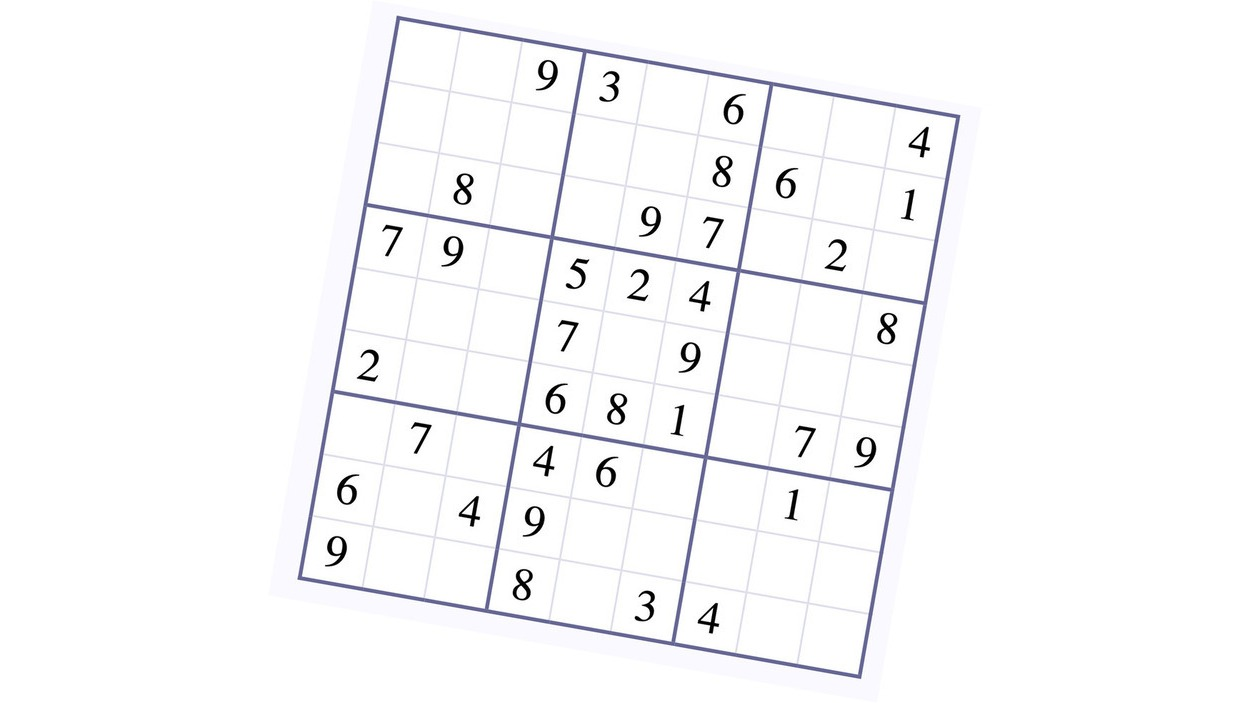
#> input picture resources/sudoku720p.jpg, 1250 x 703 px
$ python -i extract_sudoku.py   (imports and definitions only)
#> lines starting #> are read from the running program, lines starting #| are printed output that depends on the picture; after the words box and inside, x2 and y2 are one past the last pixel; in counts of white or black regions, pixels touching at a corner belong together
import cv2
import numpy as np
from scipy.fft import dst

def find_contours(img):
    edges = cv2.Canny(img, 100, 200)
    contours, _ = cv2.findContours(edges.copy(), cv2.RETR_LIST, cv2.CHAIN_APPROX_NONE)
    return contours

def find_corners(contour):
    epsilon = cv2.arcLength(contour, True)*0.04
    approx = cv2.approxPolyDP(contour, epsilon, True)
    coords = np.squeeze(approx)
    if len(coords) != 4:
        raise Exception("Not a quadrilateral!")
    return coords


def find_sudoku_contour(contours, thresh_area, thresh_ratio):
    for contour in contours:
        (_,_),(w,h), _ = cv2.minAreaRect(contour)
        # 3 heuristics to check contour is sudoku
        # 1. has to cover 1/3 of the screen
        # 2. has to be a quadrilateral
        # 3. has to be somewhat close to a square
        if w*h < thresh_area:
            continue
        try:
            coords = find_corners(contour)
        except:
            continue
        if abs((w-h)/h) > thresh_ratio:
            continue
        # if passes heuristic, contour is sudoku
        return contour
    raise Exception("Sudoku not in contours.")


# order: top_left, top_right, bottom_left, bottom_right
# also the order for dest_points in getPerspectiveTransform()
def sort_points(coords):
    sorted_by_y = sorted(coords, key=lambda x:x[1])
    sorted_top_by_x = sorted(sorted_by_y[2:], key=lambda x:x[0])
    rev_sorted_bottom_by_x = sorted(sorted_by_y[:2], key=lambda x:x[0], reverse=True)
    sorted_points = np.concatenate((sorted_top_by_x, rev_sorted_bottom_by_x))
    return np.float32(sorted_points)


def get_dimention_of_contour(contour):
    (_,_),(w,h), _ = cv2.minAreaRect(contour)
    return w,h


def get_transformation_matrix(contour, w, h):
    # src points
    src_points = find_corners(contour)
    src_points = sort_points(src_points)
    dst_points = np.array([(0,h),(w,h),(w,0),(0,0)], dtype = "float32")
    M = cv2.getPerspectiveTransform(src_points, dst_points)
    return M


def crop_image(binary_img, contour):
    w,h = get_dimention_of_contour(contour)
    M = get_transformation_matrix(contour, w, h)
    cropped_binary_img = cv2.warpPerspective(binary_img, M, (int(w), int(h)))
    return cropped_binary_img, M


def extract_sudoku(binary_img):
    contours = find_contours(binary_img)
    try:
        thresh_area = int(binary_img.shape[1]*binary_img.shape[0]/6)
        thresh_ratio = 0.15
        sudoku_contour = find_sudoku_contour(contours, thresh_area, thresh_ratio)
    except Exception as e:
        raise e
    cropped_binary_img, M = crop_image(binary_img, sudoku_contour)
    return cropped_binary_img, M

>>> import cv2
>>> picture = cv2.imread('../resources/sudoku720p.jpg', cv2.IMREAD_GRAYSCALE)
#> picture: shape (703, 1250); min 0, max 255, mean 248.9
>>> result = extract_sudoku(picture)
#> in find_contours, `edges = cv2.Canny(img, 100, 200)`:
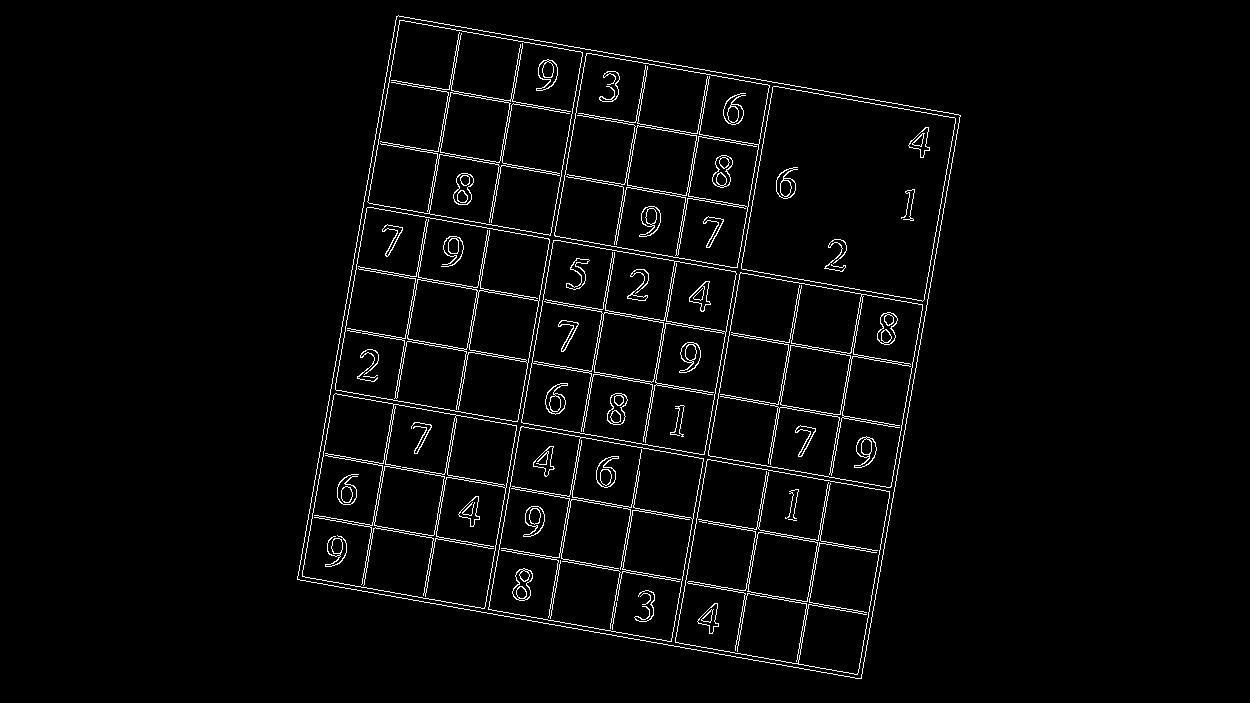
#> edges: shape (703, 1250); 2.9% white in thin lines or dots, all inside (x1, y1, x2, y2) = (297, 15, 961, 679)
#> in find_contours, `contours, _ = cv2.findContours(edges.copy(), cv2.RETR_LIST, cv2.CHAIN_..`: contours = 390 contours, 121 with area under 20; largest, box (x1, y1, x2, y2) and area: (297, 15, 961, 679) 327669, (297, 15, 961, 679) 327667, (675, 459, 890, 675) 34503, (708, 272, 923, 488) 34497, (367, 20, 583, 236) 34496
#> the loop in find_sudoku_contour, `for contour in contours:` made 389 passes
#> (w, h) on passes 1 to 3: (11.96, 2.94), (7, 2), (7, 2)
#> in extract_sudoku, `sudoku_contour = find_sudoku_contour(contours, thresh_area, thresh_rat..`: sudoku_contour = contour of 2250 points, box (x1, y1, x2, y2) (297, 15, 961, 679), area 327667
#> in get_dimention_of_contour, `(_,_),(w,h), _ = cv2.minAreaRect(contour)`: w = 573.6; h = 573.3
#> in crop_image, `w,h = get_dimention_of_contour(contour)`: w = 573.6; h = 573.3
#> in get_transformation_matrix, `src_points = find_corners(contour)`: src_points = [[398, 15], [960, 116], [860, 678], [297, 578]]
#> in sort_points, `sorted_by_y = sorted(coords, key=lambda x:x[1])`: sorted_by_y = [[398, 15], [960, 116], [297, 578], [860, 678]]
#> in sort_points, `sorted_top_by_x = sorted(sorted_by_y[2:], key=lambda x:x[0])`: sorted_top_by_x = [[297, 578], [860, 678]]
#> in sort_points, `rev_sorted_bottom_by_x = sorted(sorted_by_y[:2], key=lambda x:x[0], re..`: rev_sorted_bottom_by_x = [[960, 116], [398, 15]]
#> in sort_points, `sorted_points = np.concatenate((sorted_top_by_x, rev_sorted_bottom_by_..`: sorted_points = [[297, 578], [860, 678], [960, 116], [398, 15]]
#> in get_transformation_matrix, `dst_points = np.array([(0,h),(w,h),(w,0),(0,0)], dtype = "float32")`: dst_points = [[0, 573.3], [573.6, 573.3], [573.6, 0], [0, 0]]
#> in get_transformation_matrix, `M = cv2.getPerspectiveTransform(src_points, dst_points)`: M = [[0.985, 0.177, -394.8], [-0.177, 0.986, 55.76], [-3.93e-06, 1.81e-06, 1]]
#> in crop_image, `cropped_binary_img = cv2.warpPerspective(binary_img, M, (int(w), int(h..`:
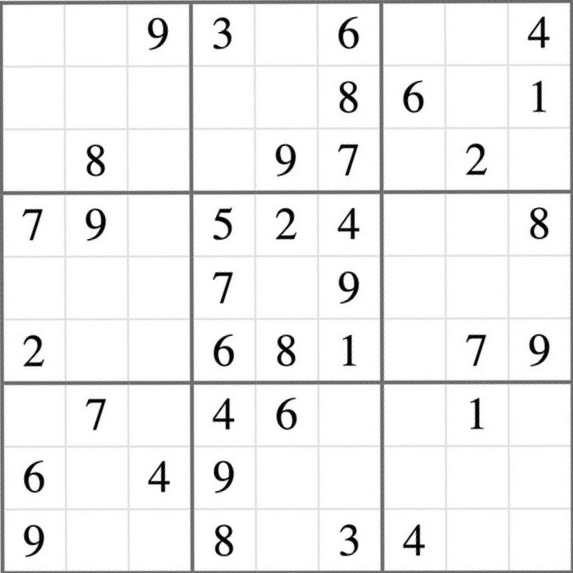
#> cropped_binary_img: shape (573, 573); min 0, max 255, mean 240.2

$ run again, on resources/2.png
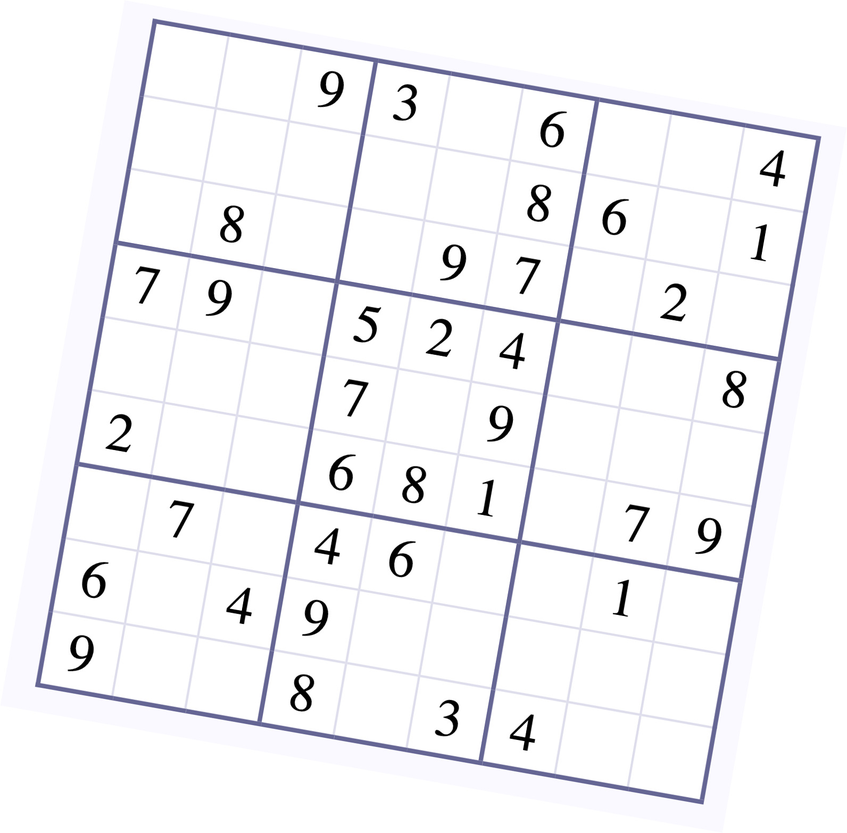
#> input picture resources/2.png, 847 x 833 px, shrunk from 1592 x 1566 before the run
#> in find_contours, `edges = cv2.Canny(img, 100, 200)`:
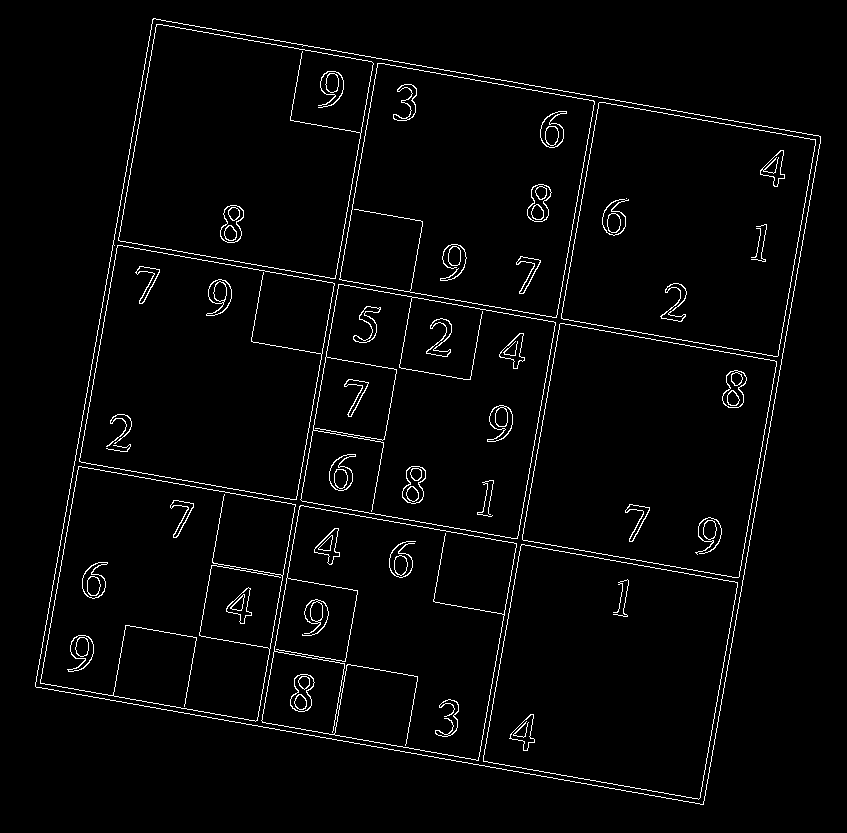
#> edges: shape (833, 847); 2.7% white in thin lines or dots, all inside (x1, y1, x2, y2) = (35, 18, 821, 805)
#> in find_contours, `contours, _ = cv2.findContours(edges.copy(), cv2.RETR_LIST, cv2.CHAIN_..`: contours = 136 contours, 10 with area under 20; largest, box (x1, y1, x2, y2) and area: (35, 18, 821, 805) 460382, (35, 18, 821, 805) 460380, (300, 284, 556, 539) 48488, (40, 466, 296, 722) 48486, (522, 323, 777, 578) 48483
#> the loop in find_sudoku_contour, `for contour in contours:` made 135 passes
#> (w, h) on passes 1 to 8: (4.57, 13.5), (19.8, 9.9), (31.82, 22.63), (33.87, 23.33), (37.8, 21.25), (11.31, 13.44), (15, 12), (10.61, 10.61)
#> sudoku_contour = contour of 2672 points, box (x1, y1, x2, y2) (35, 18, 821, 805), area 460380
#> in get_dimention_of_contour, `(_,_),(w,h), _ = cv2.minAreaRect(contour)`: w = 679.5; h = 679.6
#> in crop_image, `w,h = get_dimention_of_contour(contour)`: w = 679.5; h = 679.6
#> in get_transformation_matrix, `src_points = find_corners(contour)`: src_points = [[154, 18], [820, 137], [702, 804], [35, 686]]
#> sorted_by_y = [[154, 18], [820, 137], [35, 686], [702, 804]]
#> sorted_top_by_x = [[35, 686], [702, 804]]
#> rev_sorted_bottom_by_x = [[820, 137], [154, 18]]
#> sorted_points = [[35, 686], [702, 804], [820, 137], [154, 18]]
#> dst_points = [[0, 679.6], [679.5, 679.6], [679.5, 0], [0, 0]]
#> in get_transformation_matrix, `M = cv2.getPerspectiveTransform(src_points, dst_points)`: M = [[0.987, 0.176, -155.1], [-0.176, 0.987, 9.39], [-2.79e-06, 1.29e-06, 1]]
#> in crop_image, `cropped_binary_img = cv2.warpPerspective(binary_img, M, (int(w), int(h..`:
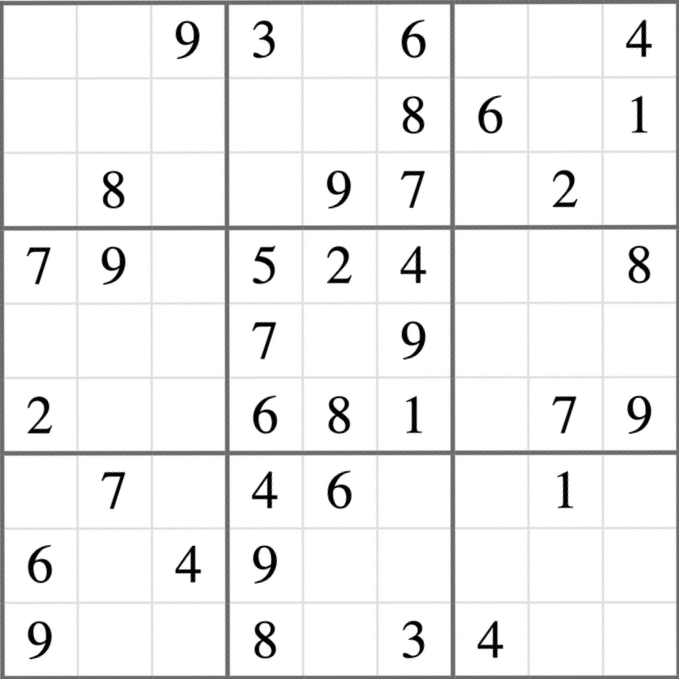
#> cropped_binary_img: shape (679, 679); min 0, max 255, mean 240.6
